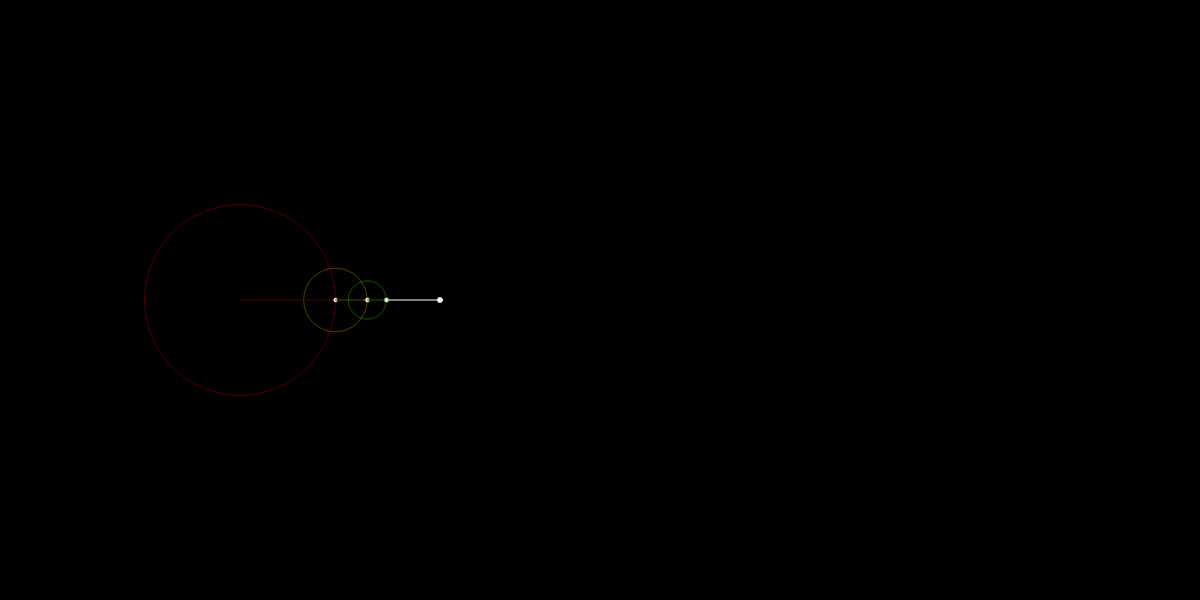
Frame 1 (no input)
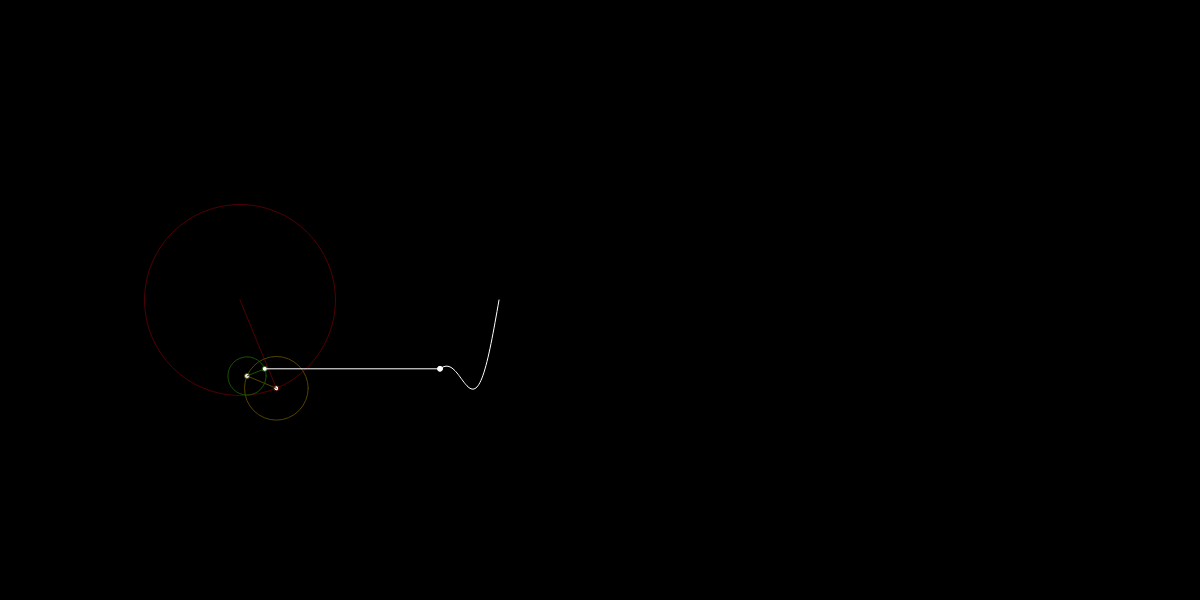
Frame 60 (no input)
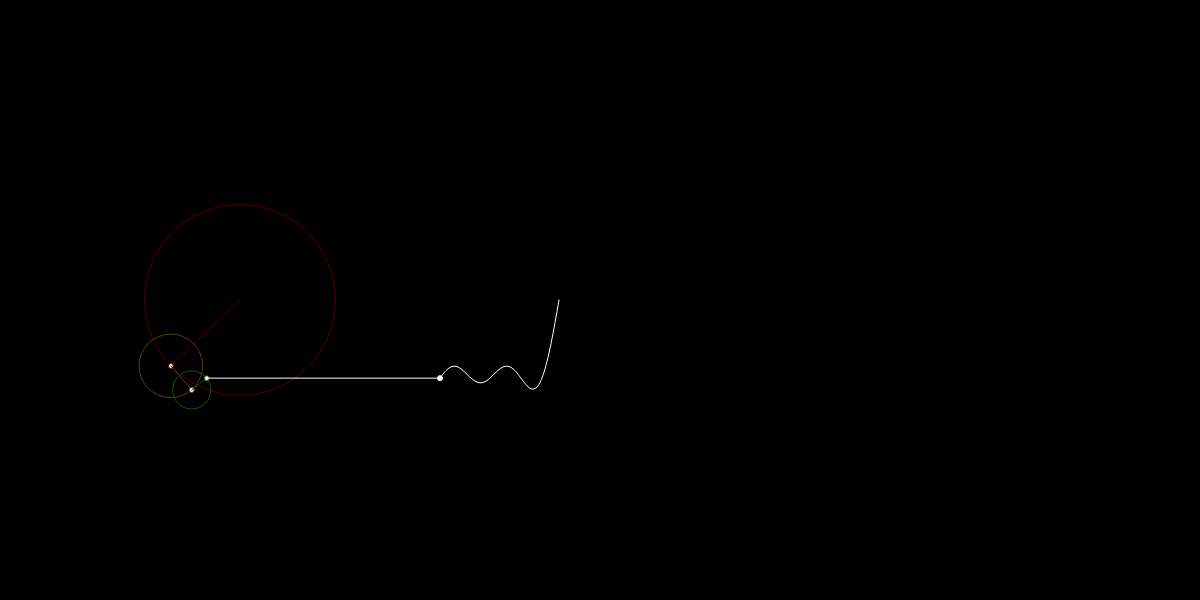
Frame 120 (the mouse pressed at the canvas centre since frame 60)

The p5.js sketch that drew these frames (run headless with seeded random() and noise() and a simulated clock; from frame 60 on, the mouse is pressed at the canvas centre):

// p5.js sketch
// ── sketch.js
let W = 1200;
let H = 600;
let HUESPREAD = 50;
let MAX_NUM = 10;

let time = 0;
let wave = [];
let curve = [];

let button_clear = 0;
let button_random = 0;
let input_num = 0;
let slider_strokeWeight = 0;
let input_curvelen = 0;
let input_dt = 0;
let input_coeff = [];
let check_curves = [];


function reset() {
    time = 0;
    wave = [];
    for (let i = 0; i < MAX_NUM; ++i)
        curve[i] = [];

    clear(0, 0, 0, 0);
    background(0);
}

function randomCoeff() {
    for (let i = 0; i < MAX_NUM; ++i) {
        let r = round(random(-5.0, 5.0), 1);
        input_coeff[i].value(r);
    }
}

function drawCurve(n, curve) {
    colorMode(HSB);
    strokeWeight(slider_strokeWeight.value());
    if (check_curves[n].checked() == true) {
        for (let i = curve.length - 1; i > 0; i--) {
            let cv = curve[i];
            let pv = curve[i - 1];

            let hue = (n * HUESPREAD) % 255;
            let sat = 255;
            let bright = 255 * (1.0 - i / curve.length);

            stroke(hue, sat, bright);
            line(pv.x, pv.y, cv.x, cv.y);
        }
    }
    strokeWeight(1);
}

function drawWave(wave, x, y) {
    push();
    translate(200, 0);
    stroke(100);
    ellipse(0, wave[0], 5);
    line(x - 200, y, 0, wave[0]);
    stroke(200);
    beginShape();
    noFill();
    for (let i = 0; i < wave.length; i++) {
        vertex(i, wave[i]);
    }
    endShape();
    pop();
}

function setup() {
    createCanvas(W, H);
    colorMode(HSB);

    button_clear = createButton('Clear');
    button_clear.mousePressed(reset);

    createDiv("Number of coefficients");
    input_num = createInput('3');
    input_num.attribute('type', 'number');
    input_num.attribute('min', '1');
    input_num.attribute('max', MAX_NUM);
    input_num.attribute('step', '1');
    input_num.style('width', '30px');

    createDiv("Curve stroke width");
    slider_strokeWeight = createSlider(1.0, 5.0, 5.0);

    createDiv("Length of curve");
    input_curvelen = createInput('2000');
    input_curvelen.attribute('type', 'number');
    input_curvelen.attribute('min', '1');
    input_curvelen.attribute('max', '10000');
    input_curvelen.attribute('step', '1');
    input_curvelen.style('width', '60px');

    createDiv("Omega");
    for (let i = 0; i < MAX_NUM; ++i) {
        input_coeff[i] = createInput("1.0");
        input_coeff[i].attribute('type', 'number');
        input_coeff[i].attribute('min', '-5');
        input_coeff[i].attribute('max', '5');
        input_coeff[i].attribute('step', '0.1');
        input_coeff[i].attribute('placeholder', 'w' + (i + 1));
        input_coeff[i].style('width', '50px');
    }
    button_random = createButton('Random');
    button_random.mousePressed(randomCoeff);

    createDiv("Draw curves");
    for (let i = 0; i < MAX_NUM; ++i) {
        curve[i] = [];
        check_curves[i] = createCheckbox("w" + (i + 1));
        check_curves[i].checked(false);
    }

    createDiv("Timewarp");
    input_dt = createInput('20');
    input_dt.attribute('type', 'number');
    input_dt.attribute('min', '0');
    input_dt.attribute('max', '100');
    input_dt.attribute('step', '5');
    input_dt.style('width', '60px');
}

function draw() {
    background(0);
    translate(0.2 * width, 0.5 * height);

    let x = 0;
    let y = 0;
    let h = 75;

    // do the Fourier-series
    for (let i = 0; i < input_num.value(); i++) {
        let prevx = x;
        let prevy = y;

        let n = i * 2 + 1;
        let radius = 4 * h / (n * PI);

        let omega = (i < input_coeff.length ? input_coeff[i].value() : 1.0);
        x += radius * cos(n * omega * time);
        y += radius * sin(n * omega * time);

        noFill();
        colorMode(HSB);
        stroke((i * HUESPREAD) % 255, 255, 32);
        ellipse(prevx, prevy, radius * 2);
        fill(200);
        line(prevx, prevy, x, y);
        ellipse(x, y, 5);

        while (curve[i].length > input_curvelen.value()) curve[i].pop();
        curve[i].unshift(createVector(x, y));
        drawCurve(i, curve[i]);
    }

    // save x-y-position to array

    // save y-position to array
    while (wave.length > width) wave.pop();
    wave.unshift(y);
    drawWave(wave, x, y);

    time += (0.001 * input_dt.value());
}

// ── stylesheet.css
body {
    font-family: 'Lucida Sans', 'Lucida Sans Regular', 'Lucida Grande', 'Lucida Sans Unicode', Geneva, Verdana, sans-serif;
}
div {
    margin-top: 1ex;
    margin-bottom: 0.5ex;
}
span {
    margin-left: 1ch;
    margin-right: 0.2ch;
}
input {
    margin-left: 1ch;
    margin-right: 0.2ch;
}
